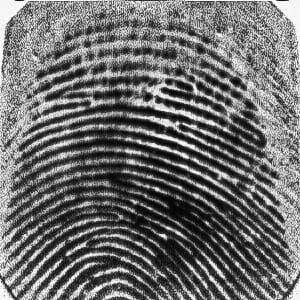
#> input picture 101_4.jpg, 300 x 300 px
$ python histo.py
#> lines starting #> are read from the running program, lines starting #| are printed output that depends on the picture; long printed decimals are rounded
import numpy as np
import matplotlib.pyplot as plt
from PIL import Image

# Assuming `original_image`, `encrypted_image`, and `decrypted_image` are numpy arrays
image = Image.open('101_4.jpg').convert('L')  # Convert to grayscale
original_image = np.array(image)

image2 = Image.open('D:\computed.tif').convert('L')  # Convert to grayscale
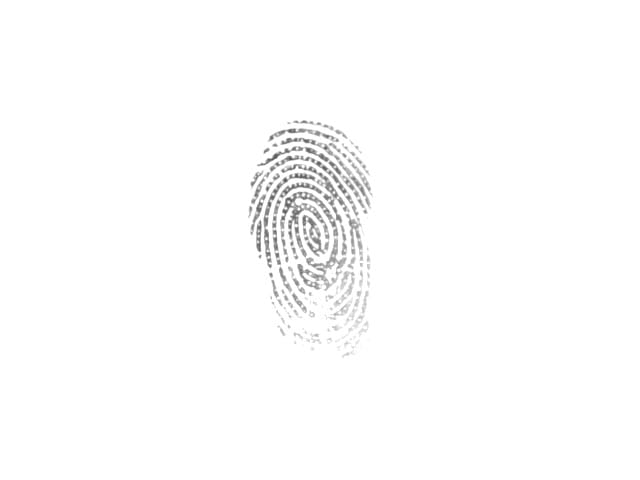
#> input picture computed.tif, 640 x 480 px, found by its file name
#> image2 is the input picture: PIL image 640x480 L; min 79, max 255, mean 252.4
decrypted_image = np.array(image2)


# Calculate mean and standard deviation
mean_original = np.mean(original_image)
#> mean_original = 108.6
std_original = np.std(original_image)
#> std_original = 68.33
mean_decrypted = np.mean(decrypted_image)
#> mean_decrypted = 252.4
std_decrypted = np.std(decrypted_image)
#> std_decrypted = 14.68

# Print the results
print(f"Original Image - Mean: {mean_original}, Std Dev: {std_original}")
#| Original Image - Mean: 108.595, Std Dev: 68.330
print(f"Decrypted Image - Mean: {mean_decrypted}, Std Dev: {std_decrypted}")
#| Decrypted Image - Mean: 252.384, Std Dev: 14.679

# Plot histograms
plt.figure(figsize=(14, 6))

plt.subplot(1, 2, 1)
plt.hist(original_image.ravel(), bins=256, color='blue', alpha=0.7, label='Original')
plt.hist(decrypted_image.ravel(), bins=256, color='red', alpha=0.7, label='Decrypted')

plt.legend(loc='upper right')
plt.title('Histogram of Pixel Values')
plt.xlabel('Pixel Value')
plt.ylabel('Frequency')

plt.show()
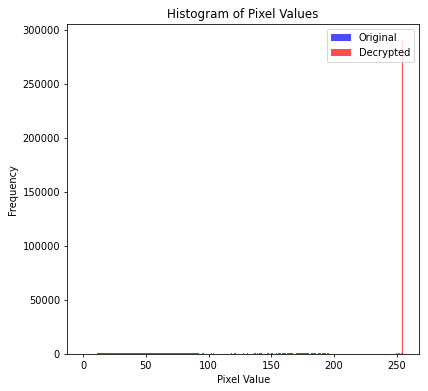
#> figure drawn by matplotlib, 1 panel; tallest bar 702 high, from x = 34.86 to 35.86; tallest bar 290912 high, from x = 254.3 to 255
